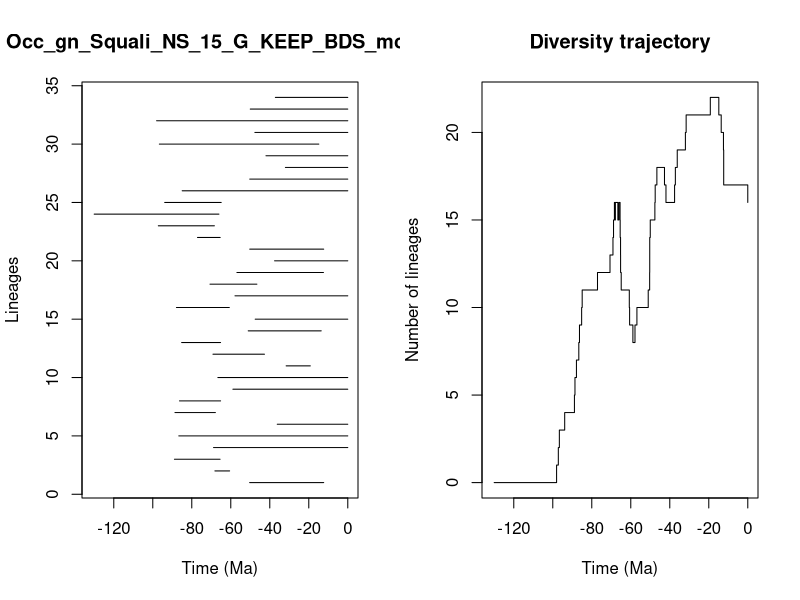

The R source for this figure:


pdf(file='../Results/Genus_NS/5_MA_bins_EP_FT/pyrate_mcmc_logs/Occ_gn_Squali_NS_15_G_KEEP_BDS_mcmc_LTT.pdf',width=0.6*20, height=0.6*10)
title = "Occ_gn_Squali_NS_15_G_KEEP_BDS_mcmc"
ts=c(50.31895195819215, 68.14103602229031,88.8908579486134,68.84217605794957,86.64941068564345,36.169800953050654,88.6197516004469,86.30444592793133,58.91507436043298,66.62066748070272,31.605025827736448,69.1354724404894,85.19796788299229,51.05337589457066,47.47919390079361,87.86373438989966,57.83861603451681,70.65371269756615,56.85166583597341,37.53798004249925,50.27877864457329,77.06517811876704,97.15321738781132,130.05013110255973,93.88772359709351,84.91808122568612,50.277347301011424,31.990970702505205,41.95212484365597,96.62545076501011,47.64314454977431,98.04428079264848,50.00838996095039,37.13561129174003)
te=c(12.347239779221303, 60.59503240432166,65.48612587348353,0.0,0.0,0.0,67.89332147857974,65.22307895783925,0.0,0.0,19.213844319514397,42.71294753765888,65.24021182395047,13.62611377767787,0.0,60.75510035273826,0.0,46.61590673021016,12.471289105597537,0.0,12.348129506727357,65.43569911238055,68.3929208037165,66.0731934924904,64.9033174841771,0.0,0.0,0.0,0.0,14.854496554190222,0.0,0.0,0.0,0.0)
div_traj=c(0, 1,2,3,4,5,6,7,8,9,10,11,12,13,14,15,16,15,16,15,16,15,14,13,12,11,10,9,8,9,10,11,12,13,14,15,16,17,18,17,16,17,18,19,20,21,22,21,20,19,18,17,16)
time_events=c(130.05013110255973, 98.04428079264848,97.15321738781132,96.62545076501011,93.88772359709351,88.8908579486134,88.6197516004469,87.86373438989966,86.64941068564345,86.30444592793133,85.19796788299229,84.91808122568612,77.06517811876704,70.65371269756615,69.1354724404894,68.84217605794957,68.3929208037165,68.14103602229031,67.89332147857974,66.62066748070272,66.0731934924904,65.48612587348353,65.43569911238055,65.24021182395047,65.22307895783925,64.9033174841771,60.75510035273826,60.59503240432166,58.91507436043298,57.83861603451681,56.85166583597341,51.05337589457066,50.31895195819215,50.27877864457329,50.277347301011424,50.00838996095039,47.64314454977431,47.47919390079361,46.61590673021016,42.71294753765888,41.95212484365597,37.53798004249925,37.13561129174003,36.169800953050654,31.990970702505205,31.605025827736448,19.213844319514397,14.854496554190222,13.62611377767787,12.471289105597537,12.348129506727357,12.347239779221303,0.0)
                par(mfrow=c(1,2))
                L = length(ts)
                plot(ts, 1:L , xlim=c(-max(ts)-1,0), pch=20, type="n", main=title,xlab="Time (Ma)",ylab="Lineages")
                for (i in 1:L){segments(x0=-te[i],y0=i,x1=-ts[i],y1=i)}    
                t = -time_events
                plot(div_traj ~ t,type="s", main = "Diversity trajectory",xlab="Time (Ma)",ylab="Number of lineages",xlim=c(-max(ts)-1,0))
                abline(v=c(65,200,251,367,445),lty=2,col="gray")
                
